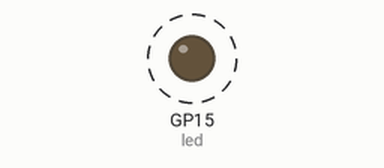
Simulated run of this program. Board: Raspberry Pi Pico running MicroPython. On the bench: output pins drawn as LEDs (lit = HIGH). Dashed ring = blinking.

Above: at 0.5 s.
Timing chart, 0 to 4.6 s (numbered marks = the images above):
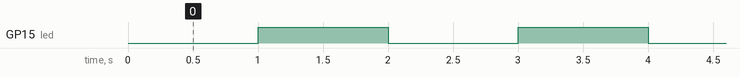

Measured:
- by itself, GP15 (led): alternates HIGH for 1.0 s and LOW for 1.0 s

The program:

Blink.py
```python
#importa as classes a serem utilizadas
from machine import Pin, Timer

#instancia o pino 15 como uma saída para led
led = Pin(15, Pin.OUT)

#instancia timer como um objeto do tipo Timer()
timer = Timer()

#descreve a função blink
def blink(timer): #colocar timer como parâmetro é necessário para indicar que a função é callback deste objeto
    led.toggle()  #inverte o estado do led

#inicia o timer com frequencia de 1 Hz, modo periódico (não encerra após o primeiro ciclo) e callback para blink
timer.init(freq = 1, mode = Timer.PERIODIC, callback = blink)
```
